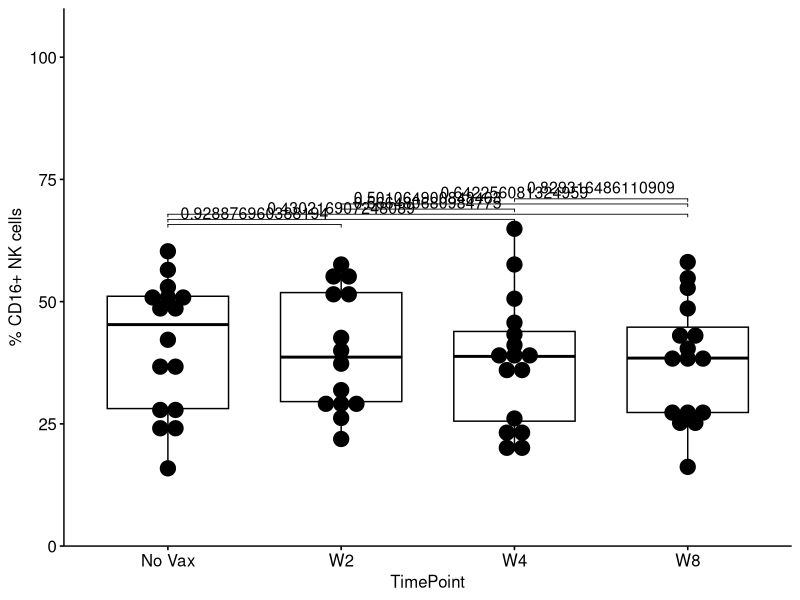
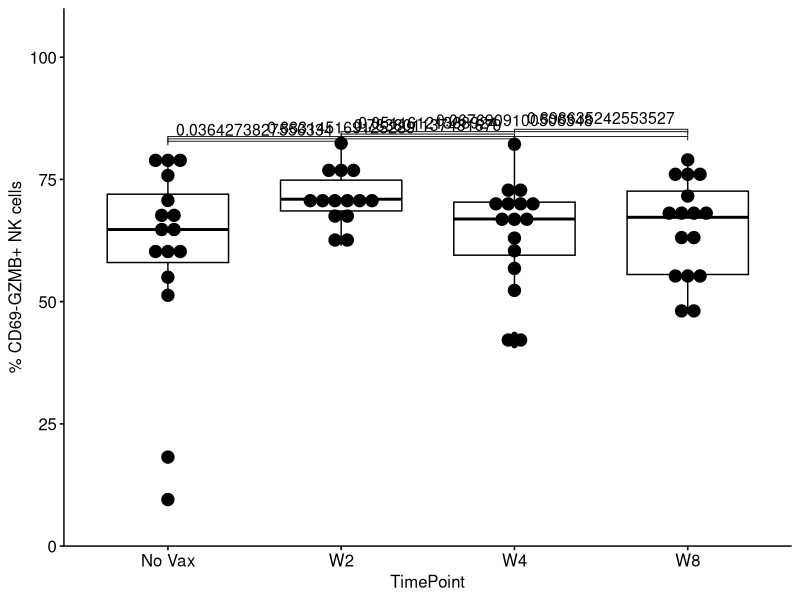
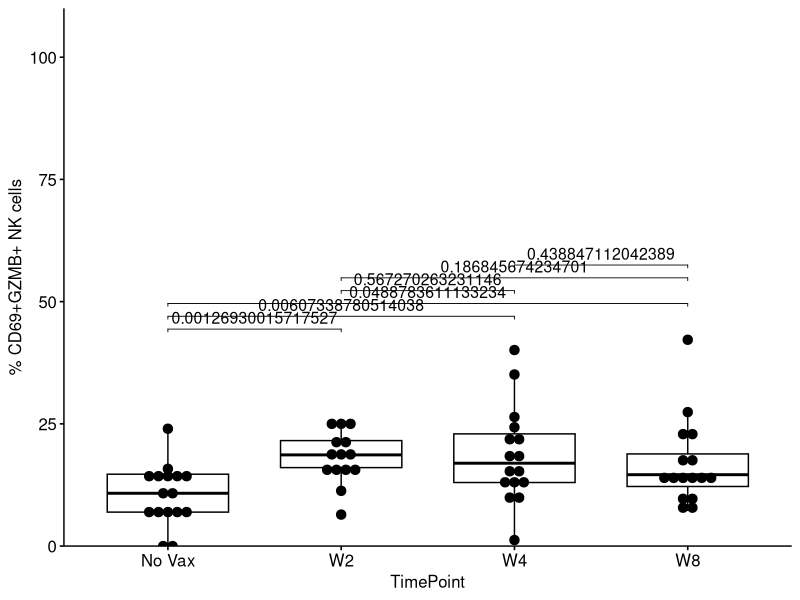
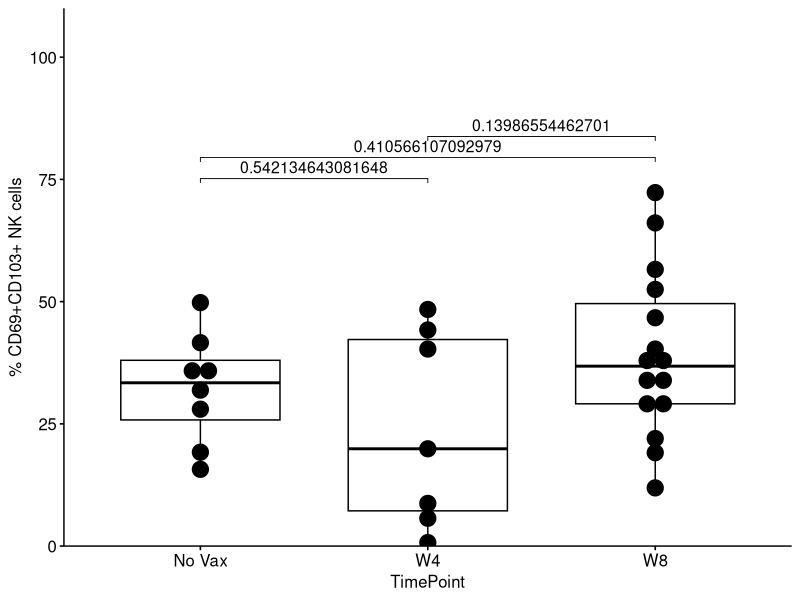
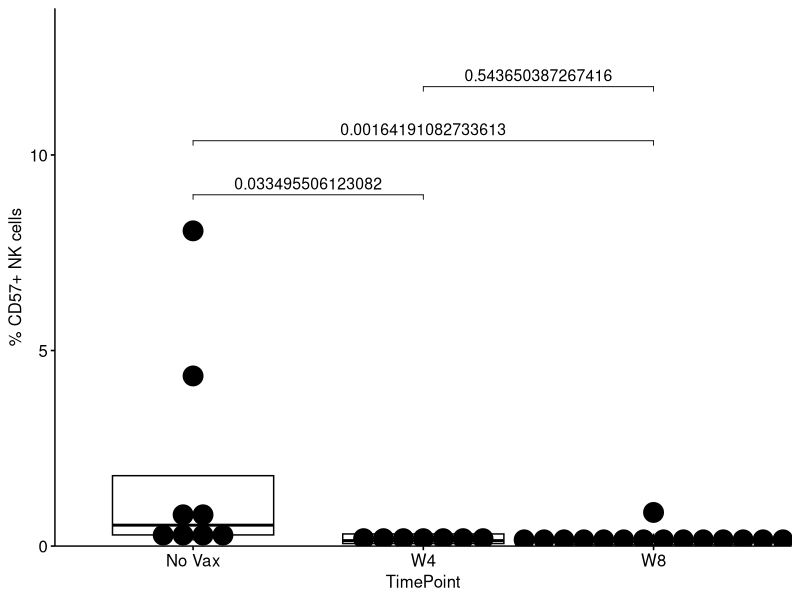
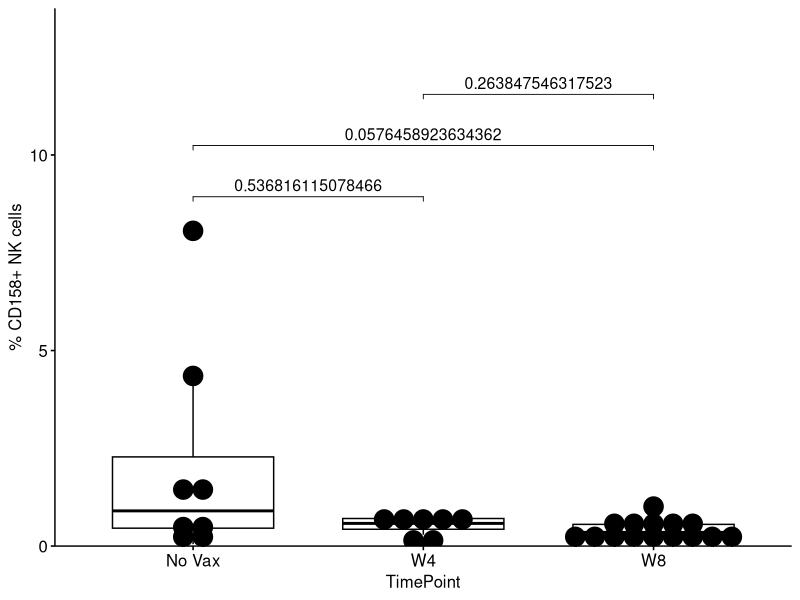
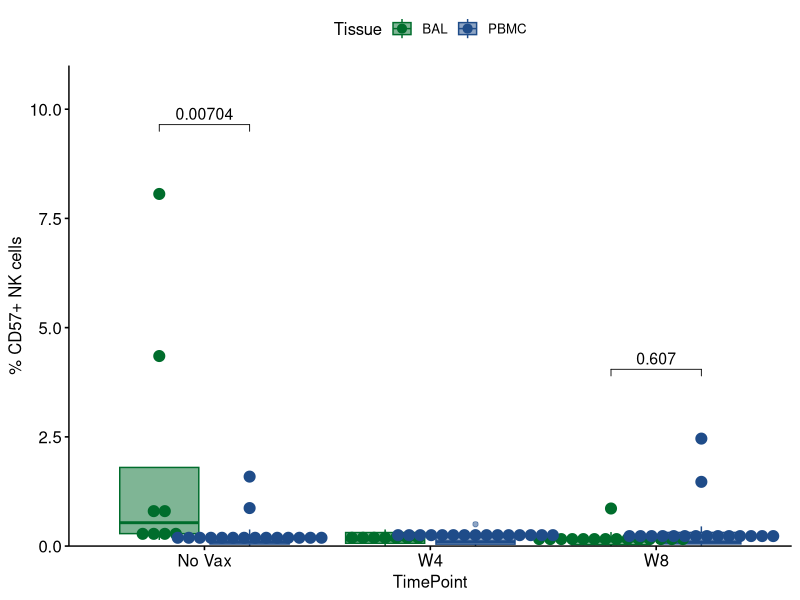

These figures' R source, in order:
# Load the necessary libraries
library(tidyverse)
library(dplyr)
library(ggplot2)
library(cowplot)
library(viridis)
library(ggpubr)
library(rstatix)  
library(ggpubr)  # For easy data-visualization

# Set wd
setwd("C:/Users/Steven Makatsa/OneDrive - UW/Shared Documents - SeshadriLab/Manuscripts/InPreparation/2023_IMPAcTB_CyTOF/Figures")

# Read in the CSVs
FigS3 <- read.csv("text/FigS3.csv")

#####
### PBMC Phenotype
FigS3.pbmc.unstim <- FigS3 %>% filter(STIM == "Unstim", Tissue == "PBMC") %>% arrange(TimePoint)

a <- ggboxplot(FigS3.pbmc.unstim, x = "TimePoint", y = "CD16",
               ylim = c(0, 100)) +
  geom_dotplot(
    aes(fill = NULL, color = NULL),
    binaxis='y', stackdir='center', dotsize = 1.7,
    position = position_dodge(0.8)) + ylab("% CD16+ NK cells")
a_test <- FigS3.pbmc.unstim %>% dunn_test(CD16 ~ TimePoint)  %>%
  adjust_pvalue() %>%  add_significance("p.adj") %>% add_xy_position(x = "TimePoint")
ap <-  a +
  stat_pvalue_manual(a_test, label = "p", , tip.length = 0.01, size = 4) +
  scale_y_continuous(expand = expansion(mult = c(0, 0.1)))
ap

### CD69-GZMB+
b <- ggboxplot(FigS3.pbmc.unstim, x = "TimePoint", y = "CD69_GranB",
               ylim = c(0, 100)) +
  geom_dotplot(
    aes(fill = NULL, color = NULL),
    binaxis='y', stackdir='center', dotsize = 1,
    position = position_dodge(0.8)) + ylab("% CD69-GZMB+ NK cells")
b_test <- FigS3.pbmc.unstim %>% dunn_test(CD69_GranB ~ TimePoint)  %>%
  adjust_pvalue() %>%  add_significance("p.adj") %>% add_xy_position(x = "TimePoint")
bp <-  b +
  stat_pvalue_manual(b_test, label = "p", , tip.length = 0.01, size = 4) +
  scale_y_continuous(expand = expansion(mult = c(0, 0.1)))
bp

### CD69+GZMB+
c <- ggboxplot(FigS3.pbmc.unstim, x = "TimePoint", y = "CD69GranB",
               ylim = c(0, 100)) +
  geom_dotplot(
    aes(fill = NULL, color = NULL),
    binaxis='y', stackdir='center', dotsize = 1.,
    position = position_dodge(0.8)) + ylab("% CD69+GZMB+ NK cells")
c_test <- FigS3.pbmc.unstim %>% dunn_test(CD69GranB ~ TimePoint)  %>%
  adjust_pvalue() %>%  add_significance("p.adj") %>% add_xy_position(x = "TimePoint")
cp <-  c +
  stat_pvalue_manual(c_test, label = "p", , tip.length = 0.01, size = 4) +
  scale_y_continuous(expand = expansion(mult = c(0, 0.1)))
cp

# BAL 
FigS3.bal.unstim <- FigS3 %>% filter(STIM == "Unstim", Tissue == "BAL") %>% arrange(TimePoint)

e <- ggboxplot(FigS3.bal.unstim, x = "TimePoint", y = "CD69CD103",
               ylim = c(0, 100)) +
  geom_dotplot(
    aes(fill = NULL, color = NULL),
    binaxis='y', stackdir='center', dotsize = 1.2,
    position = position_dodge(0.8)) + ylab("% CD69+CD103+ NK cells")
e_test <- FigS3.bal.unstim %>% dunn_test(CD69CD103 ~ TimePoint)  %>%
  adjust_pvalue() %>%  add_significance("p.adj") %>% add_xy_position(x = "TimePoint")
ep <-  e +
  stat_pvalue_manual(e_test, label = "p", , tip.length = 0.01, size = 4) +
  scale_y_continuous(expand = expansion(mult = c(0, 0.1)))
ep
ylim = c(0, 15)

f <- ggboxplot(FigS3.bal.unstim, x = "TimePoint", y = "CD57",
               ylim = c(0, 12.5)) +
  geom_dotplot(
    aes(fill = NULL, color = NULL),
    binaxis='y', stackdir='center', dotsize = 1.3,
    position = position_dodge(0.8)) + ylab("% CD57+ NK cells")
f_test <- FigS3.bal.unstim %>% dunn_test(CD57 ~ TimePoint)  %>%
  adjust_pvalue() %>%  add_significance("p.adj") %>% add_xy_position(x = "TimePoint")
fp <-  f +
  stat_pvalue_manual(f_test, label = "p", , tip.length = 0.01, size = 4) +
  scale_y_continuous(expand = expansion(mult = c(0, 0.1)))
fp

g <- ggboxplot(FigS3.bal.unstim, x = "TimePoint", y = "CD158",
               ylim = c(0, 12.5)) +
  geom_dotplot(
    aes(fill = NULL, color = NULL),
    binaxis='y', stackdir='center', dotsize = 1.3,
    position = position_dodge(0.8)) + ylab("% CD158+ NK cells")
g_test <- FigS3.bal.unstim %>% dunn_test(CD158 ~ TimePoint)  %>%
  adjust_pvalue() %>%  add_significance("p.adj") %>% add_xy_position(x = "TimePoint")
gp <-  g +
  stat_pvalue_manual(g_test, label = "p", , tip.length = 0.01, size = 4) +
  scale_y_continuous(expand = expansion(mult = c(0, 0.1)))
gp

FigS3_CD57 <- FigS3 %>% filter(STIM == "Unstim", !(TimePoint == "W2")) %>% arrange(TimePoint)

a <- ggboxplot(FigS3_CD57, x = "TimePoint", y = "CD57",
               fill = "Tissue", color = "Tissue", palette = c("#006D2C", "#1F4C89"), alpha = 0.5, ylim = c(0, 10)) +
  geom_dotplot(
    aes(fill = Tissue, color = Tissue),
    binaxis='y', stackdir='center', dotsize = 0.5,
    position = position_dodge(0.8)) + ylab("% CD57+ NK cells")
a_test <- FigS3_CD57 %>% group_by(TimePoint) %>% wilcox_test(CD57 ~ Tissue)  %>%
  adjust_pvalue() %>%  add_significance("p.adj") %>% add_xy_position(x = "TimePoint")
ap <- a + stat_pvalue_manual(a_test, label = "p", , tip.length = 0.01, size = 4) +
  scale_y_continuous(expand = expansion(mult = c(0, 0.1)))
ap


### End
